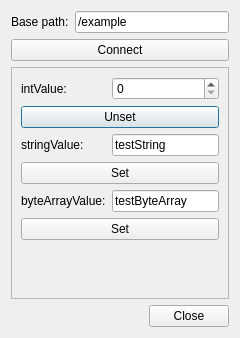
<?xml version="1.0" encoding="UTF-8"?>
<ui version="4.0">
 <class>PublisherDialog</class>
 <widget class="QDialog" name="PublisherDialog">
  <property name="geometry">
   <rect>
    <x>0</x>
    <y>0</y>
    <width>240</width>
    <height>338</height>
   </rect>
  </property>
  <property name="windowTitle">
   <string>Publisher</string>
  </property>
  <layout class="QGridLayout" name="gridLayout">
   <item row="0" column="1">
    <widget class="QLabel" name="label">
     <property name="text">
      <string>Base path:</string>
     </property>
     <property name="buddy">
      <cstring>basePath</cstring>
     </property>
    </widget>
   </item>
   <item row="0" column="2">
    <widget class="QLineEdit" name="basePath">
     <property name="sizePolicy">
      <sizepolicy hsizetype="MinimumExpanding" vsizetype="Fixed">
       <horstretch>0</horstretch>
       <verstretch>0</verstretch>
      </sizepolicy>
     </property>
     <property name="text">
      <string>/example</string>
     </property>
    </widget>
   </item>
   <item row="2" column="1" colspan="2">
    <widget class="QScrollArea" name="setters">
     <property name="sizePolicy">
      <sizepolicy hsizetype="Expanding" vsizetype="Expanding">
       <horstretch>0</horstretch>
       <verstretch>0</verstretch>
      </sizepolicy>
     </property>
     <property name="horizontalScrollBarPolicy">
      <enum>Qt::ScrollBarAlwaysOff</enum>
     </property>
     <property name="widgetResizable">
      <bool>true</bool>
     </property>
     <widget class="QWidget" name="scrollAreaWidgetContents">
      <property name="geometry">
       <rect>
        <x>0</x>
        <y>0</y>
        <width>226</width>
        <height>238</height>
       </rect>
      </property>
      <layout class="QFormLayout" name="formLayout">
       <property name="rowWrapPolicy">
        <enum>QFormLayout::WrapLongRows</enum>
       </property>
       <item row="0" column="0">
        <widget class="QLabel" name="label_2">
         <property name="text">
          <string>intValue:</string>
         </property>
         <property name="buddy">
          <cstring>intValue</cstring>
         </property>
        </widget>
       </item>
       <item row="0" column="1">
        <widget class="QSpinBox" name="intValue">
         <property name="sizePolicy">
          <sizepolicy hsizetype="MinimumExpanding" vsizetype="Fixed">
           <horstretch>0</horstretch>
           <verstretch>0</verstretch>
          </sizepolicy>
         </property>
        </widget>
       </item>
       <item row="1" column="0" colspan="2">
        <widget class="QPushButton" name="unsetIntButton">
         <property name="sizePolicy">
          <sizepolicy hsizetype="Minimum" vsizetype="Fixed">
           <horstretch>0</horstretch>
           <verstretch>0</verstretch>
          </sizepolicy>
         </property>
         <property name="text">
          <string>Unset</string>
         </property>
        </widget>
       </item>
       <item row="2" column="0">
        <widget class="QLabel" name="label_3">
         <property name="text">
          <string>stringValue:</string>
         </property>
         <property name="buddy">
          <cstring>stringValue</cstring>
         </property>
        </widget>
       </item>
       <item row="2" column="1">
        <widget class="QLineEdit" name="stringValue">
         <property name="sizePolicy">
          <sizepolicy hsizetype="MinimumExpanding" vsizetype="Fixed">
           <horstretch>0</horstretch>
           <verstretch>0</verstretch>
          </sizepolicy>
         </property>
         <property name="text">
          <string>testString</string>
         </property>
        </widget>
       </item>
       <item row="3" column="0" colspan="2">
        <widget class="QPushButton" name="setStringButton">
         <property name="sizePolicy">
          <sizepolicy hsizetype="Minimum" vsizetype="Fixed">
           <horstretch>0</horstretch>
           <verstretch>0</verstretch>
          </sizepolicy>
         </property>
         <property name="text">
          <string>Set</string>
         </property>
        </widget>
       </item>
       <item row="4" column="0">
        <widget class="QLabel" name="label_4">
         <property name="text">
          <string>byteArrayValue:</string>
         </property>
        </widget>
       </item>
       <item row="4" column="1">
        <widget class="QLineEdit" name="byteArrayValue">
         <property name="sizePolicy">
          <sizepolicy hsizetype="MinimumExpanding" vsizetype="Fixed">
           <horstretch>0</horstretch>
           <verstretch>0</verstretch>
          </sizepolicy>
         </property>
         <property name="text">
          <string>testByteArray</string>
         </property>
        </widget>
       </item>
       <item row="5" column="0" colspan="2">
        <widget class="QPushButton" name="setByteArrayButton">
         <property name="sizePolicy">
          <sizepolicy hsizetype="Minimum" vsizetype="Fixed">
           <horstretch>0</horstretch>
           <verstretch>0</verstretch>
          </sizepolicy>
         </property>
         <property name="text">
          <string>Set</string>
         </property>
        </widget>
       </item>
      </layout>
     </widget>
    </widget>
   </item>
   <item row="1" column="1" colspan="2">
    <widget class="QPushButton" name="connectButton">
     <property name="sizePolicy">
      <sizepolicy hsizetype="Minimum" vsizetype="Fixed">
       <horstretch>0</horstretch>
       <verstretch>0</verstretch>
      </sizepolicy>
     </property>
     <property name="text">
      <string>Connect</string>
     </property>
    </widget>
   </item>
   <item row="3" column="2">
    <widget class="QDialogButtonBox" name="buttonBox">
     <property name="orientation">
      <enum>Qt::Horizontal</enum>
     </property>
     <property name="standardButtons">
      <set>QDialogButtonBox::Close</set>
     </property>
    </widget>
   </item>
  </layout>
 </widget>
 <tabstops>
  <tabstop>basePath</tabstop>
  <tabstop>connectButton</tabstop>
  <tabstop>setters</tabstop>
  <tabstop>intValue</tabstop>
  <tabstop>unsetIntButton</tabstop>
  <tabstop>stringValue</tabstop>
  <tabstop>setStringButton</tabstop>
  <tabstop>byteArrayValue</tabstop>
  <tabstop>setByteArrayButton</tabstop>
  <tabstop>buttonBox</tabstop>
 </tabstops>
 <resources/>
 <connections>
  <connection>
   <sender>buttonBox</sender>
   <signal>accepted()</signal>
   <receiver>PublisherDialog</receiver>
   <slot>accept()</slot>
   <hints>
    <hint type="sourcelabel">
     <x>248</x>
     <y>254</y>
    </hint>
    <hint type="destinationlabel">
     <x>157</x>
     <y>274</y>
    </hint>
   </hints>
  </connection>
  <connection>
   <sender>buttonBox</sender>
   <signal>rejected()</signal>
   <receiver>PublisherDialog</receiver>
   <slot>reject()</slot>
   <hints>
    <hint type="sourcelabel">
     <x>316</x>
     <y>260</y>
    </hint>
    <hint type="destinationlabel">
     <x>286</x>
     <y>274</y>
    </hint>
   </hints>
  </connection>
 </connections>
</ui>
